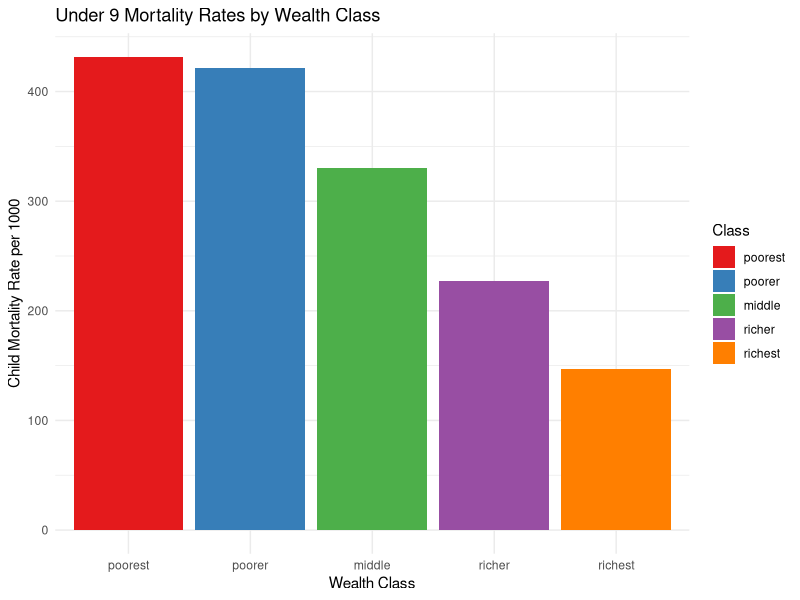

Write R code to recreate this figure.
# Load necessary package
library(ggplot2)

# Create the dataframe
data <- data.frame(
  R = c(38.85, 39.23, 78.08, 102.7, 172.76, 40.99, 35.95, 76.94, 99.3, 168.6,
        41.49, 27.2, 68.68, 64.21, 128.48, 31.93, 21.38, 53.31, 34.69, 86.15,
        27.7, 11.93, 39.62, 14.32, 53.38),
  N = c(16190, 15673, 16290, 14180, 15272, 15088, 14434, 15030, 12976, 14108,
        13929, 13330, 13845, 12044, 12950, 11870, 11408, 11758, 10377, 11026,
        9084, 8719, 8986, 7864, 8293),
  WN = c(15275, 14781, 15373, 13397, 14434, 15030, 14341, 14980, 12843, 13993,
         13558, 12922, 13459, 11650, 12553, 12031, 11558, 11919, 10503, 11163,
         10423, 10015, 10298, 8985, 9454),
  Period = rep("0-9", 25),
  Class = c("poorest", "poorest", "poorest", "poorest", "poorest", 
            "poorer", "poorer", "poorer", "poorer", "poorer", 
            "middle", "middle", "middle", "middle", "middle", 
            "richer", "richer", "richer", "richer", "richer", 
            "richest", "richest", "richest", "richest", "richest")
)

# Convert Class to a factor for order
data$Class <- factor(data$Class, levels = c("poorest", "poorer", "middle", "richer", "richest"))

# Create the bar chart
ggplot(data, aes(x = Class, y = R, fill = Class)) +
  geom_bar(stat = "identity") +
  labs(title = "Under 9 Mortality Rates by Wealth Class",
       x = "Wealth Class",
       y = "Child Mortality Rate per 1000") +
  theme_minimal() +
  scale_fill_brewer(palette = "Set1")  # Optional: change color palette

